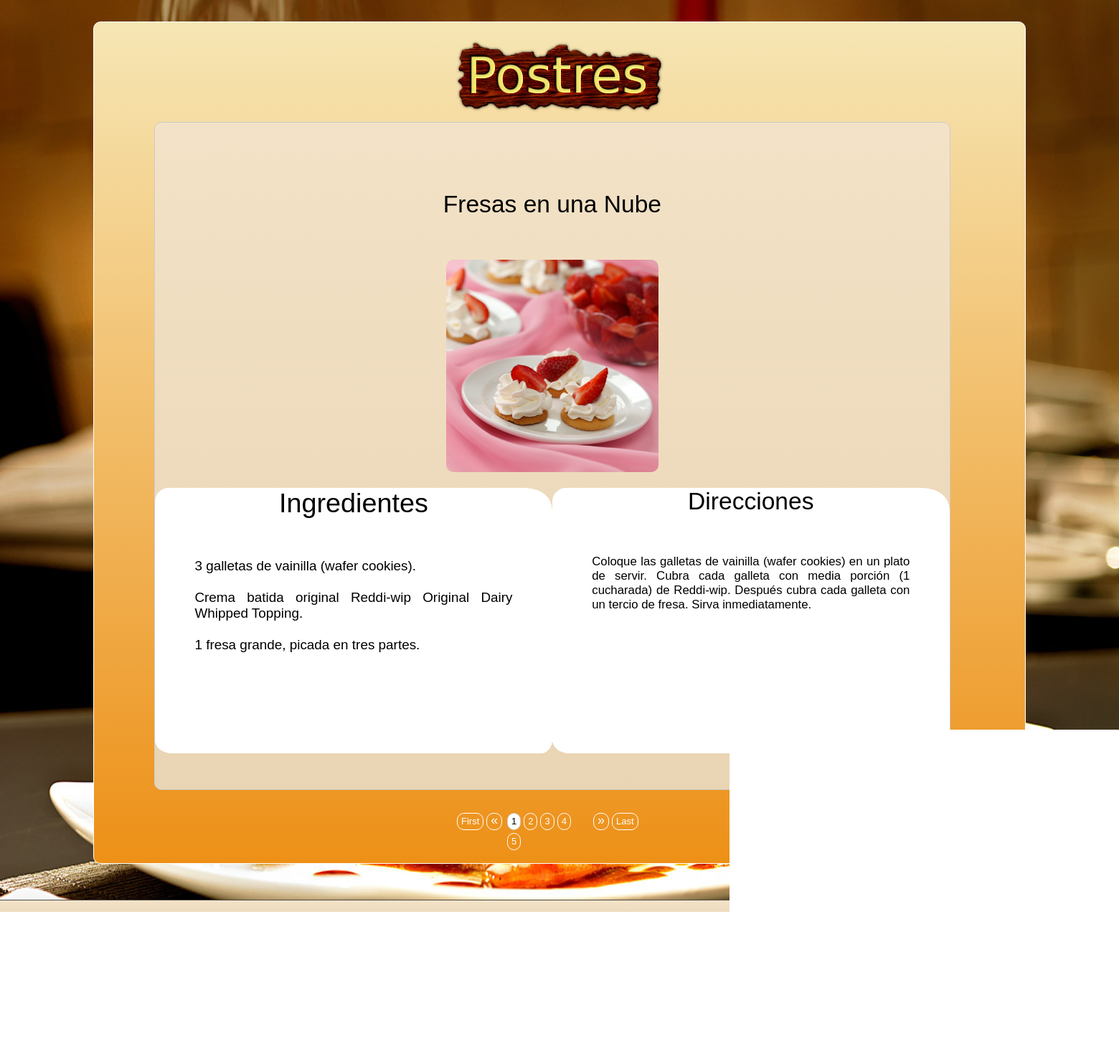
Screenshot of /catalog/postres/postres.php with the database file from the repository.
### tables this page shows
CREATE TABLE `postres` (
  `id` int(11) NOT NULL auto_increment,
  `nombre` varchar(500) default NULL,
  `img` varchar(500) default NULL,
  PRIMARY KEY  (`id`)
);

CREATE TABLE `ingre_proce_postres` (
  `id` int(11) NOT NULL auto_increment,
  `id_postres` int(11) default NULL,
  `num_pasos` int(11) default NULL,
  `ingrediente` text,
  PRIMARY KEY  (`id`)
);

CREATE TABLE `proce_ingre_postres` (
  `id` int(11) NOT NULL auto_increment,
  `id_postre` int(11) default NULL,
  `num_pasos` int(11) default NULL,
  `proceso` text,
  PRIMARY KEY  (`id`)
);

### catalog/postres/postres.php (the view, shortened to what this page needs)
<?php
    $con = db();
  $sql = 'SELECT * FROM postres';
  $resultado= $con->query($sql,MYSQLI_USE_RESULT);
   while($campos=$resultado->fetch_object()){
         $postres[]=$campos;
   }
?>
<!DOCTYPE html>
<html>
<head runat="server">
    <link rel="stylesheet" type="text/css" href="../../css_recetario/reseter.css">
    <link href="css/style.css" rel="stylesheet" />
    <link href="css/style-preparacion.css" rel="stylesheet" />
</head>
<body class="fondo">
    <form id="form1">
        <div class="content">
            <div id="cuadro" class="cuerpo">
                <h1><img src="images/logo.png"></h1>
            <?php foreach ($postres as $p):?>
                 <? $pagina=$pagina+1; ?>
                <div id="p<?= $pagina;?>" class="contenedor <?= ($p->id==1)?'_current':'';?>" style="<?=($p->id==1)?'':'display: none;';?>">
                    <p><?= $p->nombre?></p>
                    <div id="img">
                        <img src="images/<?= $p->img?>">
                    </div>
                    <div id="recipe-ingredients">
                        <h2 class="title">Ingredientes</h2>
                        <ul>
                                                  <?php
                            $ingredientes=array();
                            $sql = "SELECT * FROM ingre_proce_postres WHERE id_postres = $p->id ORDER BY num_pasos ASC";
                            $resultado= $con->query($sql,MYSQLI_USE_RESULT);
                            while($campos=$resultado->fetch_object()){
                                    $ingredientes[]=$campos;
                            }
                        ?>
                        <?php foreach ($ingredientes as $ing):?>
                             <li>
                                <span itemprop="ingredients"><?= $ing->ingrediente?></span>
                            </li>
                        <?php endforeach ?>
                        </ul>
                    </div>
                    <div id="recipe-directions">
                        <h2 class="title" size="15px">Direcciones</h2>
                        <ul>
                        <?php
                            $proceso=array();
                            $sql = "SELECT * FROM proce_ingre_postres WHERE id_postre = $p->id ORDER BY num_pasos ASC";
                            $resultado= $con->query($sql,MYSQLI_USE_RESULT);
                            while($campos=$resultado->fetch_object()){
                                    $proceso[]=$campos;
                            }
                        ?>
                        <?php foreach ($proceso as $pro):?>
                            <li>
                                <span itemprop="recipeInstructions"><?= $pro->proceso?></span>
                            </li>
                        <?php endforeach ?>
                        </ul>
                    </div>
                </div>
            <?php endforeach ?>
                <div id="paginas"></div>
            </div>
        </div>
    </form>
    <footer>
        <div class="content2">
            <ul>
                <li class="primero"><a href="../../catalog/main.php">Home</a></li>
                <li><a href="../../catalog/contacto.php">Contact</a></li>
            </ul>
        </div>
    </footer>
</body>

### catalog/postres/css/style.css (style rules this page uses)
.fondo { background-image: url("../images/fondo.jpg"); background-size: 100% 100% ; background-repeat:repeat-x; }
.content { margin-top:30px; padding:0px; bottom:0px; }
.cuerpo { width: 1050px; height: 924px; padding: 124px; margin: 10px auto; border: 1px solid #fff; background-color: #00AEEF; font-family: Arial, Helvetica, sans-serif; font-size: 30px; -webkit-border-radius: 10px; -moz-border-radius: 10px; border-radius: 10px; background: rgb(246,230,180); background: -moz-linear-gradient(top, rgba(246,230,180,1) 0%, rgba(237,144,23,1) 100%); background: -webkit-gradient(linear, left top, left bottom, color-stop(0%,rgba(246,230,180,1)), color-stop(100%,rgba(237,144,23,1))); background: -webkit-linear-gradient(top, rgba(246,230,180,1) 0%,rgba(237,144,23,1) 100%); background: -o-linear-gradient(top, rgba(246,230,180,1) 0%,rgba(237,144,23,1) 100%); background: -ms-linear-gradient(top, rgba(246,230,180,1) 0%,rgba(237,144,23,1) 100%); background: linear-gradient(to bottom, rgba(246,230,180,1) 0%,rgba(237,144,23,1) 100%); filter: progid:DXImageTransform.Microsoft.gradient( startColorstr='#f6e6b4', endColorstr='#ed9017',GradientType=0 ); }
.cuerpo h1 { color:#CCC; text-align: center; margin-top: -100px; margin-bottom: 5px; }
.contenedor { height: 740px; border: 1px solid #CCC; width: 105.5%; margin: 2px -40px; padding: 9% 0%; padding: 9% 0%; text-align: center; background-color: white; font-size: 0.7em; -webkit-border-radius: 10px; -moz-border-radius: 10px; border-radius: 10px; background: #f3e2c7; background: -moz-linear-gradient(top, #f3e2c7 0%, #e9d4b3 100%); background: -webkit-gradient(linear, left top, left bottom, color-stop(0%,#f3e2c7), color-stop(100%,#e9d4b3)); background: -webkit-linear-gradient(top, #f3e2c7 0%,#e9d4b3 100%); background: -o-linear-gradient(top, #f3e2c7 0%,#e9d4b3 100%); background: -ms-linear-gradient(top, #f3e2c7 0%,#e9d4b3 100%); background: linear-gradient(to bottom, #f3e2c7 0%,#e9d4b3 100%); filter: progid:DXImageTransform.Microsoft.gradient( startColorstr='#f3e2c7', endColorstr='#e9d4b3',GradientType=0 ); }
.jPaginate { height:34px; position:relative; color:white; font-size:small; width:100%; margin-left: 380px; margin-top: 30px; font-family: arial; }
footer { text-align: center; margin-top: 50px; background-color: #333; border-top: solid 1px #4c4c4c; font-size: 16px; padding-top: 50px; padding-bottom: 150px; color: #838383; background: rgba(243,226,199,1); background: -moz-linear-gradient(top, rgba(243,226,199,1) 0%, rgba(193,158,103,1) 71%, rgba(169,110,21,1) 99%, rgba(168,108,18,1) 100%); background: -webkit-gradient(left top, left bottom, color-stop(0%, rgba(243,226,199,1)), color-stop(71%, rgba(193,158,103,1)), color-stop(99%, rgba(169,110,21,1)), color-stop(100%, rgba(168,108,18,1))); background: -webkit-linear-gradient(top, rgba(243,226,199,1) 0%, rgba(193,158,103,1) 71%, rgba(169,110,21,1) 99%, rgba(168,108,18,1) 100%); background: -o-linear-gradient(top, rgba(243,226,199,1) 0%, rgba(193,158,103,1) 71%, rgba(169,110,21,1) 99%, rgba(168,108,18,1) 100%); background: -ms-linear-gradient(top, rgba(243,226,199,1) 0%, rgba(193,158,103,1) 71%, rgba(169,110,21,1) 99%, rgba(168,108,18,1) 100%); background: linear-gradient(to bottom, rgba(243,226,199,1) 0%, rgba(193,158,103,1) 71%, rgba(169,110,21,1) 99%, rgba(168,108,18,1) 100%); filter: progid:DXImageTransform.Microsoft.gradient( startColorstr='#f3e2c7', endColorstr='#a86c12', GradientType=0 ); }
footer div ul { margin-top: 10px; }
footer a { text-decoration:none; color:#838383; }
footer ul { display: inline-block; }
footer ul li { display: inline-block; border-right: solid 2px #4c4c4c; border-left: solid 2px #4c4c4c; padding-right: 20px; padding-left: 20px; }
.content2 { width:960px; margin:0px auto; }

### rows the page displays
postres: nombre "Fresas en una Nube", img (picture)
ingre_proce_postres: ingrediente "3 galletas de vainilla (wafer cookies)."
ingre_proce_postres: ingrediente "Crema batida original Reddi-wip Original Dairy Whipped Topping."
ingre_proce_postres: ingrediente "1 fresa grande, picada en tres partes."
proce_ingre_postres: proceso "Coloque las galletas de vainilla (wafer cookies) en un plato de servir. Cubra cada galleta con media porción (1 cucharada) de Reddi-wip. Después cubra cada galleta con un tercio de fresa. Sirva inmediatamente."
